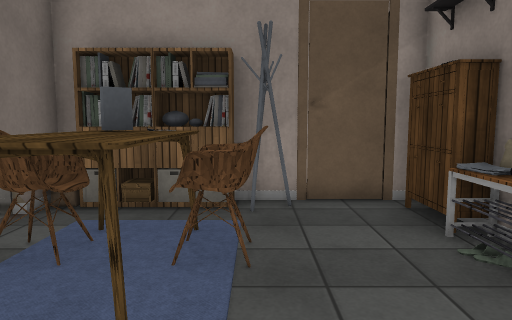
view 1 (above)

15 first-person views from a walk through a 3-D level made in the Unity game engine. The camera is 1.5 m above the floor, tilts 6° down and sees 70° across. The floor is counted in squares, 0.9 m on a side. Each view is taken from the middle of a square. On the plan, view 1 faces up. The plan holds only what a view shows up to about 17 squares ahead; the rest is blank. The player is left out. Some surface patterns are stand-ins.

view 2
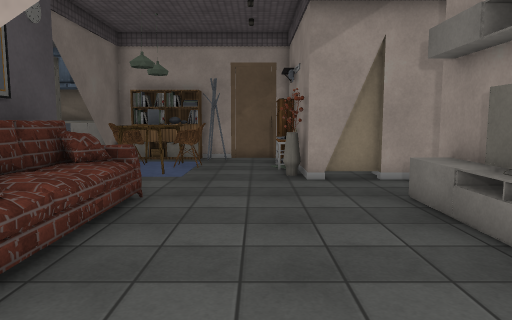

view 3
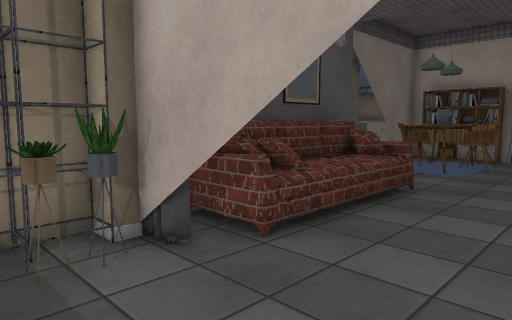

view 4
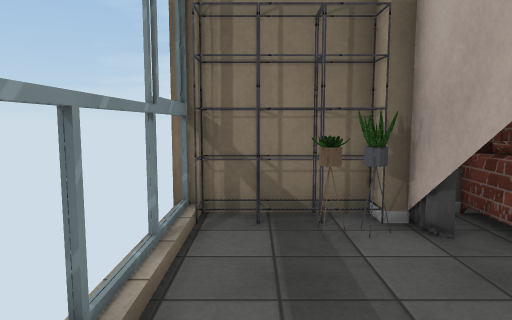

view 5
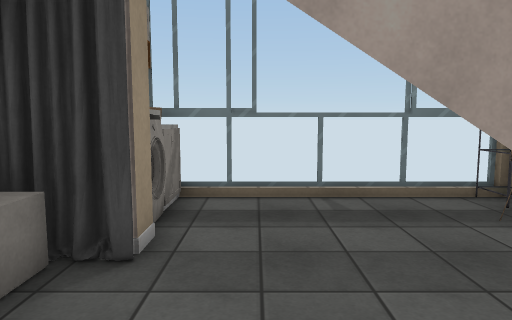

view 6
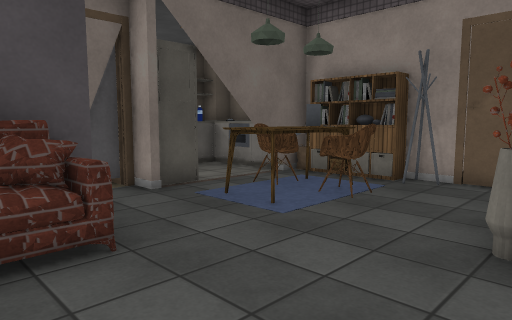

view 7
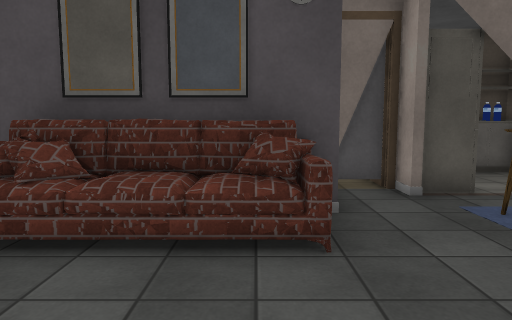

view 8
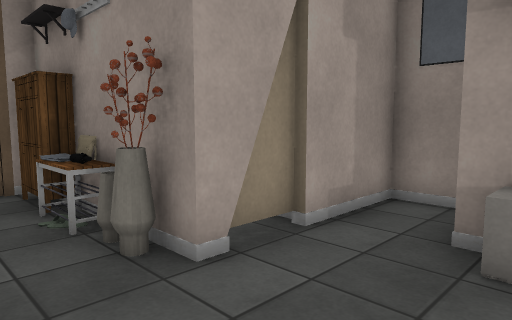

view 9
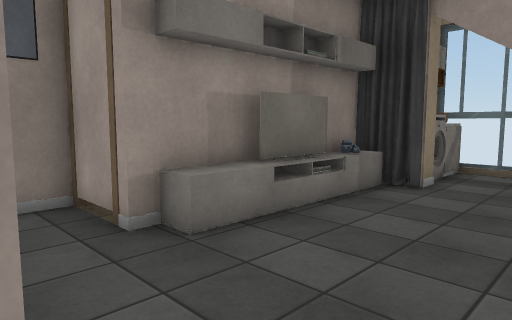

view 10
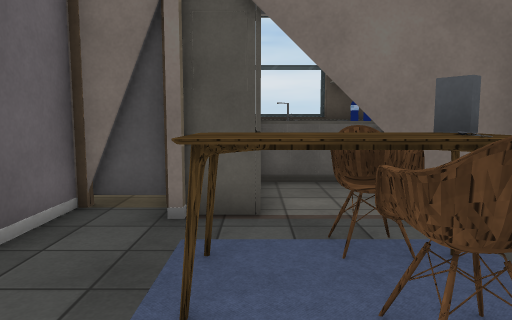

view 11
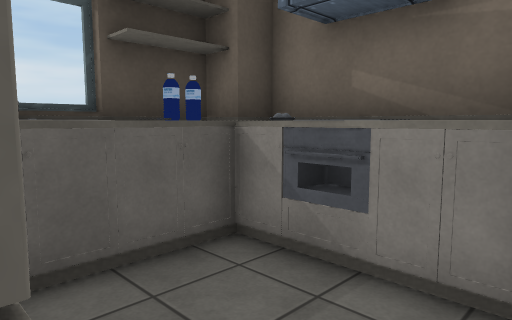

view 12
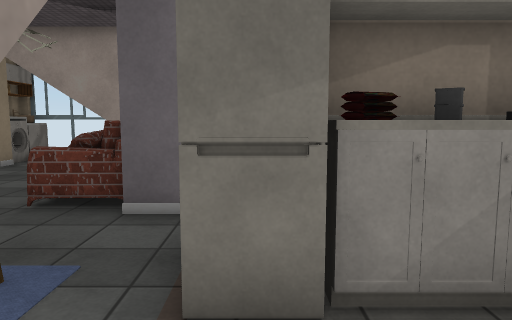

view 13
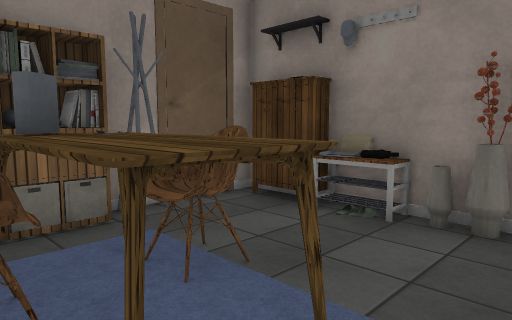

view 14
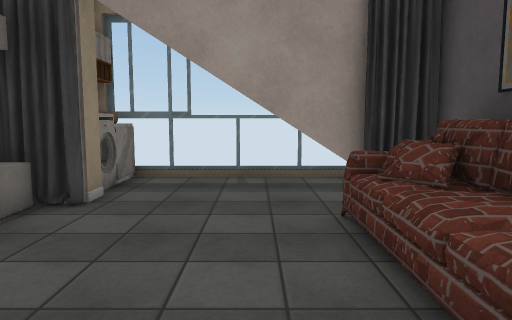

view 15
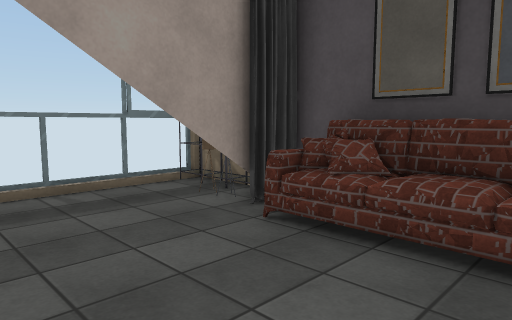

### Floor plan
Points are (right, up) in squares from view 1. A wall is a line through its corners. A room is listed if a view was taken in it or the views show most of it. See-through windows are left out.
Room 1 (views 1, 2, 3, 4, 5, 6, 7, 8, 9, 10, 11, 12, 13, 14, 15)
walls: (-2.6, -2.4) (-2.6, -4.5); (-4.1, 1.5) (-5.2, 1.5) (-5.2, -0.5) (-3.4, -0.5); (4.7, 1.5) (3.5, 1.5) (3.5, 5.5); (-5, 0.5) (-5, -0.5); (5.8, 1.7) (4, 1.7); (6.3, -1.6) (6.3, -0.5) (8.7, -0.5) (8.7, 1.5) (5.5, 1.5); (-2.6, -6.4) (-2.6, -11.6); (-4.2, 5.5) (-4.2, 4.8); (-0.5, -7.5) (0.8, -7.5) (-2, -7.5); (3.5, 7.7) (-0.5, 7.7); (-3.6, 7.7) (-4.3, 7.7); (-4.8, 7.7) (-8.4, 7.7); (4.5, -8.2) (4.5, -7.5); (6.3, -7.2) (6.3, -6.4); (-9.3, 5.1) (-9.3, 4.4); (-8.4, 6.9) (-9.1, 6.9) (-9.1, 2.9); (-2.5, -11.2) (5.5, -11.2); (4.7, -11) (4.7, -10.4)
objects: other object (-9, 3) to (-8, 4); other object (-9, 6) to (-8, 7); other object (-8, 5); other object (-8, 6); other object (-7, 2); other object (-7, 3); other object (-7, 7); other object (-6, 2); other object (-6, 3); other object (-6, 6); other object (-6, 7); fridge (-5, 3); other object (-5, 7); other object (-4, 6); other object (-4, 7); chair (-3, 4) to (-3, 5); other object (-3, 7); other object (-3, 8); shelf (-2, -10); shelf (-2, -9) to (-2, -8); sofa (-2, -6) to (-1, -1); table (-2, 3) to (-1, 5); other object (-2, 7); other object (-2, 8); other object (-1, -9); other object (-1, -8); chair (-1, 4) to (0, 5); other object (-1, 7); other object (-1, 8); vase (3, 2) to (3, 3); other object (3, 4); other object (3, 5); cabinet (3, 6) to (3, 7); cabinet (5, -10); washer (5, -9); curtain (5, -7); other object (6, -6) to (6, -5); TV (6, -4); other object (6, -3) to (6, -2)

Where each view was taken, in squares from view 1:
view 1: 0 up, 0 right, facing up
view 2: 9 down, 2 right, facing up
view 3: 10 down, 3 right, facing up-left
view 4: 10 down, 4 right, facing left
view 5: 3 down, 3 right, facing down
view 6: 3 down, 4 right, facing up-left
view 7: 2 down, 4 right, facing left
view 8: 2 down, 1 right, facing up-right
view 9: 2 up, 1 right, facing down-right
view 10: 3 up, 2 right, facing left
view 11: 3 up, 4 left, facing up-left
view 12: 6 up, 5 left, facing down
view 13: 1 up, 3 left, facing up-right
view 14: 0 up, 1 right, facing down
view 15: 2 down, 4 right, facing down-left
